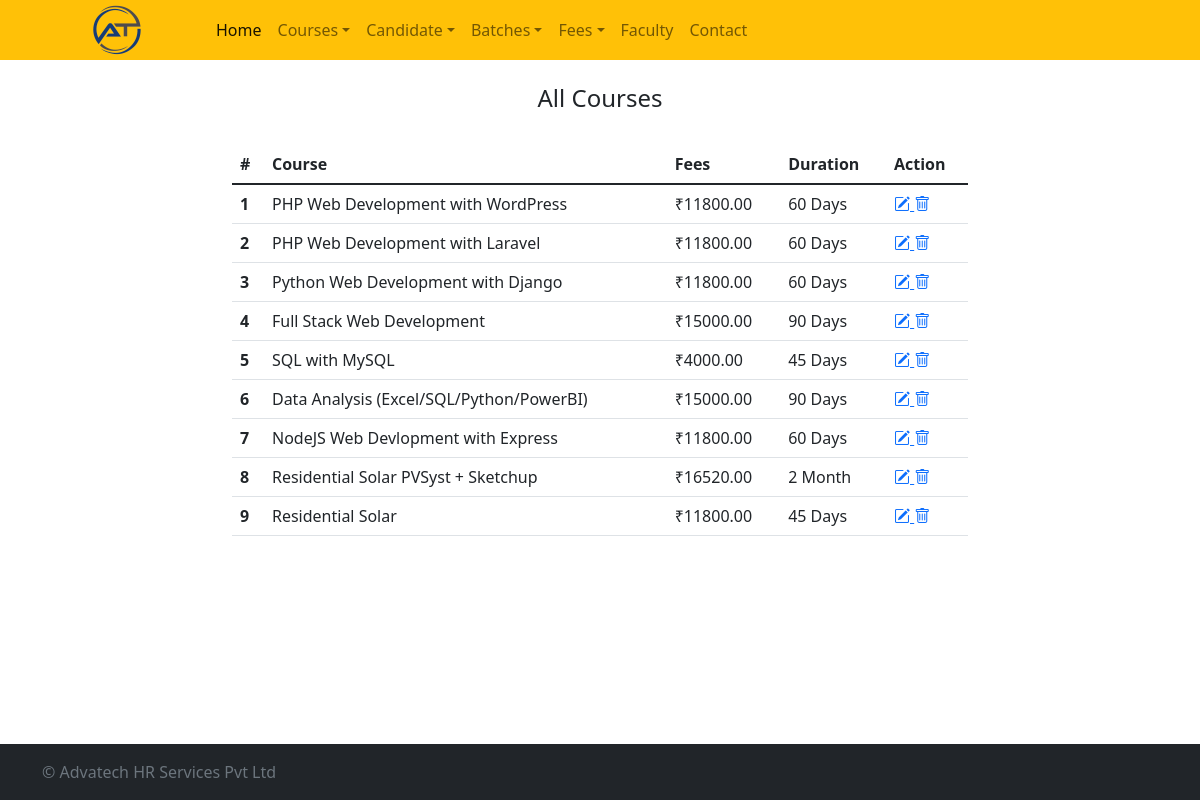
/all-course, run on the app's committed database.
### crmapp/models.py (models this page shows)
class Course(models.Model):
    course_id = models.AutoField(primary_key=True)
    course_name = models.CharField(max_length=100)
    course_fee = models.DecimalField(max_digits=10, decimal_places=2)
    course_duration = models.CharField(max_length=100, default='')
    date_created = models.DateField()

### crmapp/views.py (the view)
# urls.py: path('all-course', views.all_course, name='all_course'),
def all_course(request):
	all_courses = Course.objects.all()
	context = {'courses': all_courses}
	return render(request,'all-course.html',context)

### templates/all-course.html (shortened to what this page needs)
{% extends 'base.html' %}
{% block content %}
<div class="row">
	<div class="col">
	</div>
    <div class="col-8">
		<div class="py-4 text-center">
	    	<h4>All Courses</h4>
	  	</div>
		<table class="table  table-hover">
		  <thead>
		    <tr>
		      <th scope="col">#</th>
		      <th scope="col">Course</th>
		      <th scope="col">Fees</th>
		      <th scope="col">Duration</th>
		      <th scope="col">Action</th>
		    </tr>
		  </thead>
		  <tbody>
		  	{% for course in courses %}
		    <tr>
				<th scope="row">{{ forloop.counter }}</th>
				<td>{{ course.course_name }}</td>
				<td>₹{{ course.course_fee }}</td>
				<td>{{ course.course_duration }}</td>
				<td>
				    <a href="{% url 'edit_course' course.course_id %}">
				        <i class="bi bi-pencil-square" title="Edit"></i>
				    </a>
				    <a onclick="return confirmDelete();" href="{% url 'delete_course' course.course_id %}">
				        <i class="bi bi-trash" title="Delete"></i>
				    </a>
				</td>
		    </tr>
		    {% endfor %}
		  </tbody>
		</table>
	</div>
	<div class="col">
	</div>
</div>
{% endblock %}

### data on the page
Course: course_name "PHP Web Development with WordPress", course_fee "11800.00", course_duration "60 Days"
Course: course_name "PHP Web Development with Laravel", course_fee "11800.00", course_duration "60 Days"
Course: course_name "Python Web Development with Django", course_fee "11800.00", course_duration "60 Days"
Course: course_name "Full Stack Web Development", course_fee "15000.00", course_duration "90 Days"
Course: course_name "SQL with MySQL", course_fee "4000.00", course_duration "45 Days"
Course: course_name "Data Analysis (Excel/SQL/Python/PowerBI)", course_fee "15000.00", course_duration "90 Days"
Course: course_name "NodeJS Web Devlopment with Express", course_fee "11800.00", course_duration "60 Days"
Course: course_name "Residential Solar PVSyst + Sketchup", course_fee "16520.00", course_duration "2 Month"
Course: course_name "Residential Solar", course_fee "11800.00", course_duration "45 Days"
